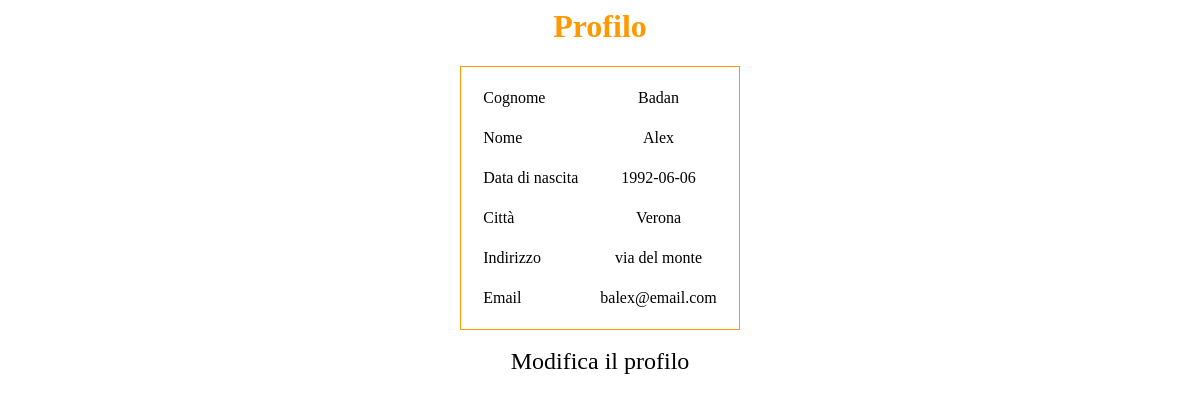
Page /visualizzaprofilo.php (signed in) on the committed database.
### tables this page shows
CREATE TABLE `UtentiRegistrati`(
	`CodiceFiscale` CHAR(16) NOT NULL,
	`Nome` VARCHAR(20) NOT NULL,
	`Cognome` VARCHAR(20) NOT NULL,
	`DataNascita` DATE NOT NULL,
	`Risiede` INT NOT NULL,
	`CAP` CHAR(5) NOT NULL,
	`Indirizzo` VARCHAR(20) NOT NULL,
	`Email` VARCHAR(40) NOT NULL UNIQUE,
	`NumTel` VARCHAR(10),
	`Password` VARCHAR(50) NOT NULL,
	PRIMARY KEY(CodiceFiscale),
	FOREIGN KEY(Risiede) REFERENCES Citta(CodCitta)
	);

CREATE TABLE `Citta`(
    `CodCitta` INT AUTO_INCREMENT,
    `Nome` VARCHAR(20) NOT NULL,
    `Provincia` CHAR(2),
    PRIMARY KEY(CodCitta)
    );

### visualizzaprofilo.php (the view, shortened to what this page needs)
<html>
	<body>
		<link rel="stylesheet" href="s_sheet.css" type="text/css">
		<div id="central">
			<h1 class="head">Profilo</h1>
			<?php
				$codfiscale=$_SESSION['utente'];
				$permessi=$_SESSION['permessi'];
				require("connect.php");
				if ($permessi){
					$s="SELECT u.Cognome, u.Nome, u.DataNascita, c.Nome AS C, u.Indirizzo, u.Email, u.NumTel\n"
					."FROM UtentiRegistrati u JOIN Citta c ON (u.Risiede=c.CodCitta)\n"
					."WHERE CodiceFiscale='".$codfiscale."';";
					$result=mysqli_query($conn,$s);
					$row=mysqli_fetch_array($result);
			?>
					<table align="center">
			<?php
						echo "<tr><td>Cognome</td><td><center>".$row['Cognome']."</center></td>";
						echo "<tr><td>Nome</td><td><center>".$row['Nome']."</center></td>";
						echo "<tr><td>Data di nascita</td><td><center>".$row['DataNascita']."</center></td>";
						echo "<tr><td>Citt&agrave;</td><td><center>".$row['C']."</center></td>";
						echo "<tr><td>Indirizzo</td><td><center>".$row['Indirizzo']."</center></td>";
						echo "<tr><td>Email</td><td><center>".$row['Email']."</center></td>";
					echo "</table>";
			?>
					<br><a href="modificaprofilo.php"><font size="5px">Modifica il profilo</font></a>
			<?php
				}else{
			?>
					<h1 class="head"> Non hai i permessi per visualizzare questa pagina</h1>
			<?php
				}
			?>
		</div>
	</body>
</html>

### s_sheet.css (style rules this page uses)
#central { height: 1220px; font-family: georgia, verdana; }

### visualizzaprofilo.php (style rules this page uses)
body { font-family: georgia, verdana; text-align: center; }
h1.head { color: #FF9900; }
a:link { font-size: 10px; color: #000000; text-decoration: none; }
table { border: 1px solid #FF9900; padding: 10px; }
td, tr { border: 0px; padding: 10px; }

### rows in the picture
utentiregistrati: Cognome "Badan", Nome "Alex", DataNascita "1992-06-06", Risiede.Nome "Verona", Indirizzo "via del monte", Email "balex@email.com"
